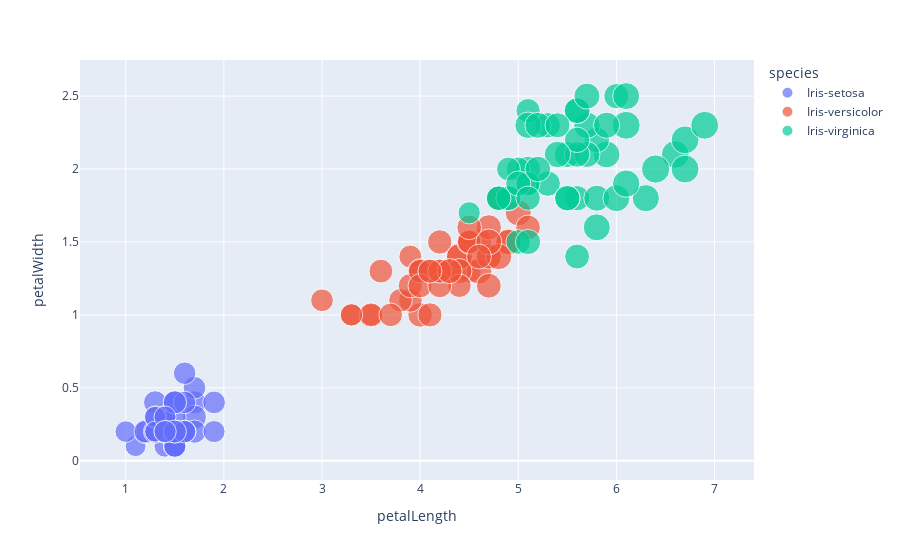

Notebook code for this chart:
### Code cell
fig = px.scatter(irisdf, x='petalLength', y='petalWidth', color="species",
                 size='sepalLength', hover_data=['sepalWidth'])
fig.show()

### Figure 1 — Plotly figure (JSON) as saved in the notebook; plotly's stock layout.template omitted (floating-point values rounded to 4 significant figures)
{"data": [{"customdata": [[3.5], [3], [3.2], [3.1], [3.6], [3.9], [3.4], [3.4], [2.9], [3.1], [3.7], [3.4], [3], [3], [4], [4.4], [3.9], [3.5], [3.8], [3.8], [3.4], [3.7], [3.6], [3.3], [3.4], [3], [3.4], [3.5], [3.4], [3.2], [3.1], [3.4], [4.1], [4.2], [3.1], [3.2], [3.5], [3.1], [3], [3.4], [3.5], [2.3], [3.2], [3.5], [3.8], [3], [3.8], [3.2], [3.7], [3.3]], "hovertemplate": "species=Iris-setosa<br>petalLength=%{x}<br>petalWidth=%{y}<br>sepalLength=%{marker.size}<br>sepalWidth=%{customdata[0]}<extra></extra>", "legendgroup": "Iris-setosa", "marker": {"color": "#636efa", "size": [5.1, 4.9, 4.7, 4.6, 5, 5.4, 4.6, 5, 4.4, 4.9, 5.4, 4.8, 4.8, 4.3, 5.8, 5.7, 5.4, 5.1, 5.7, 5.1, 5.4, 5.1, 4.6, 5.1, 4.8, 5, 5, 5.2, 5.2, 4.7, 4.8, 5.4, 5.2, 5.5, 4.9, 5, 5.5, 4.9, 4.4, 5.1, 5, 4.5, 4.4, 5, 5.1, 4.8, 5.1, 4.6, 5.3, 5], "sizemode": "area", "sizeref": 0.01975, "symbol": "circle"}, "mode": "markers", "name": "Iris-setosa", "orientation": "v", "showlegend": true, "type": "scatter", "x": [1.4, 1.4, 1.3, 1.5, 1.4, 1.7, 1.4, 1.5, 1.4, 1.5, 1.5, 1.6, 1.4, 1.1, 1.2, 1.5, 1.3, 1.4, 1.7, 1.5, 1.7, 1.5, 1, 1.7, 1.9, 1.6, 1.6, 1.5, 1.4, 1.6, 1.6, 1.5, 1.5, 1.4, 1.5, 1.2, 1.3, 1.5, 1.3, 1.5, 1.3, 1.3, 1.3, 1.6, 1.9, 1.4, 1.6, 1.4, 1.5, 1.4], "xaxis": "x", "y": [0.2, 0.2, 0.2, 0.2, 0.2, 0.4, 0.3, 0.2, 0.2, 0.1, 0.2, 0.2, 0.1, 0.1, 0.2, 0.4, 0.4, 0.3, 0.3, 0.3, 0.2, 0.4, 0.2, 0.5, 0.2, 0.2, 0.4, 0.2, 0.2, 0.2, 0.2, 0.4, 0.1, 0.2, 0.1, 0.2, 0.2, 0.1, 0.2, 0.2, 0.3, 0.3, 0.2, 0.6, 0.4, 0.3, 0.2, 0.2, 0.2, 0.2], "yaxis": "y"}, {"customdata": [[3.2], [3.2], [3.1], [2.3], [2.8], [2.8], [3.3], [2.4], [2.9], [2.7], [2], [3], [2.2], [2.9], [2.9], [3.1], [3], [2.7], [2.2], [2.5], [3.2], [2.8], [2.5], [2.8], [2.9], [3], [2.8], [3], [2.9], [2.6], [2.4], [2.4], [2.7], [2.7], [3], [3.4], [3.1], [2.3], [3], [2.5], [2.6], [3], [2.6], [2.3], [2.7], [3], [2.9], [2.9], [2.5], [2.8]], "hovertemplate": "species=Iris-versicolor<br>petalLength=%{x}<br>petalWidth=%{y}<br>sepalLength=%{marker.size}<br>sepalWidth=%{customdata[0]}<extra></extra>", "legendgroup": "Iris-versicolor", "marker": {"color": "#EF553B", "size": [7, 6.4, 6.9, 5.5, 6.5, 5.7, 6.3, 4.9, 6.6, 5.2, 5, 5.9, 6, 6.1, 5.6, 6.7, 5.6, 5.8, 6.2, 5.6, 5.9, 6.1, 6.3, 6.1, 6.4, 6.6, 6.8, 6.7, 6, 5.7, 5.5, 5.5, 5.8, 6, 5.4, 6, 6.7, 6.3, 5.6, 5.5, 5.5, 6.1, 5.8, 5, 5.6, 5.7, 5.7, 6.2, 5.1, 5.7], "sizemode": "area", "sizeref": 0.01975, "symbol": "circle"}, "mode": "markers", "name": "Iris-versicolor", "orientation": "v", "showlegend": true, "type": "scatter", "x": [4.7, 4.5, 4.9, 4, 4.6, 4.5, 4.7, 3.3, 4.6, 3.9, 3.5, 4.2, 4, 4.7, 3.6, 4.4, 4.5, 4.1, 4.5, 3.9, 4.8, 4, 4.9, 4.7, 4.3, 4.4, 4.8, 5, 4.5, 3.5, 3.8, 3.7, 3.9, 5.1, 4.5, 4.5, 4.7, 4.4, 4.1, 4, 4.4, 4.6, 4, 3.3, 4.2, 4.2, 4.2, 4.3, 3, 4.1], "xaxis": "x", "y": [1.4, 1.5, 1.5, 1.3, 1.5, 1.3, 1.6, 1, 1.3, 1.4, 1, 1.5, 1, 1.4, 1.3, 1.4, 1.5, 1, 1.5, 1.1, 1.8, 1.3, 1.5, 1.2, 1.3, 1.4, 1.4, 1.7, 1.5, 1, 1.1, 1, 1.2, 1.6, 1.5, 1.6, 1.5, 1.3, 1.3, 1.3, 1.2, 1.4, 1.2, 1, 1.3, 1.2, 1.3, 1.3, 1.1, 1.3], "yaxis": "y"}, {"customdata": [[3.3], [2.7], [3], [2.9], [3], [3], [2.5], [2.9], [2.5], [3.6], [3.2], [2.7], [3], [2.5], [2.8], [3.2], [3], [3.8], [2.6], [2.2], [3.2], [2.8], [2.8], [2.7], [3.3], [3.2], [2.8], [3], [2.8], [3], [2.8], [3.8], [2.8], [2.8], [2.6], [3], [3.4], [3.1], [3], [3.1], [3.1], [3.1], [2.7], [3.2], [3.3], [3], [2.5], [3], [3.4], [3]], "hovertemplate": "species=Iris-virginica<br>petalLength=%{x}<br>petalWidth=%{y}<br>sepalLength=%{marker.size}<br>sepalWidth=%{customdata[0]}<extra></extra>", "legendgroup": "Iris-virginica", "marker": {"color": "#00cc96", "size": [6.3, 5.8, 7.1, 6.3, 6.5, 7.6, 4.9, 7.3, 6.7, 7.2, 6.5, 6.4, 6.8, 5.7, 5.8, 6.4, 6.5, 7.7, 7.7, 6, 6.9, 5.6, 7.7, 6.3, 6.7, 7.2, 6.2, 6.1, 6.4, 7.2, 7.4, 7.9, 6.4, 6.3, 6.1, 7.7, 6.3, 6.4, 6, 6.9, 6.7, 6.9, 5.8, 6.8, 6.7, 6.7, 6.3, 6.5, 6.2, 5.9], "sizemode": "area", "sizeref": 0.01975, "symbol": "circle"}, "mode": "markers", "name": "Iris-virginica", "orientation": "v", "showlegend": true, "type": "scatter", "x": [6, 5.1, 5.9, 5.6, 5.8, 6.6, 4.5, 6.3, 5.8, 6.1, 5.1, 5.3, 5.5, 5, 5.1, 5.3, 5.5, 6.7, 6.9, 5, 5.7, 4.9, 6.7, 4.9, 5.7, 6, 4.8, 4.9, 5.6, 5.8, 6.1, 6.4, 5.6, 5.1, 5.6, 6.1, 5.6, 5.5, 4.8, 5.4, 5.6, 5.1, 5.1, 5.9, 5.7, 5.2, 5, 5.2, 5.4, 5.1], "xaxis": "x", "y": [2.5, 1.9, 2.1, 1.8, 2.2, 2.1, 1.7, 1.8, 1.8, 2.5, 2, 1.9, 2.1, 2, 2.4, 2.3, 1.8, 2.2, 2.3, 1.5, 2.3, 2, 2, 1.8, 2.1, 1.8, 1.8, 1.8, 2.1, 1.6, 1.9, 2, 2.2, 1.5, 1.4, 2.3, 2.4, 1.8, 1.8, 2.1, 2.4, 2.3, 1.9, 2.3, 2.5, 2.3, 1.9, 2, 2.3, 1.8], "yaxis": "y"}], "layout": {"legend": {"itemsizing": "constant", "title": {"text": "species"}, "tracegroupgap": 0}, "margin": {"t": 60}, "xaxis": {"anchor": "y", "domain": [0, 1], "title": {"text": "petalLength"}}, "yaxis": {"anchor": "x", "domain": [0, 1], "title": {"text": "petalWidth"}}}}
